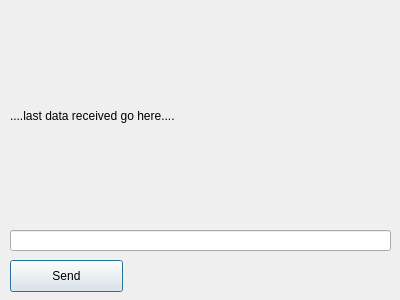
<?xml version="1.0" encoding="UTF-8"?>
<ui version="4.0">
 <class>MqttClient</class>
 <widget class="QDialog" name="MqttClient">
  <property name="geometry">
   <rect>
    <x>0</x>
    <y>0</y>
    <width>400</width>
    <height>300</height>
   </rect>
  </property>
  <property name="windowTitle">
   <string>Dialog</string>
  </property>
  <widget class="QPushButton" name="btnSendMessage">
   <property name="geometry">
    <rect>
     <x>10</x>
     <y>260</y>
     <width>113</width>
     <height>32</height>
    </rect>
   </property>
   <property name="text">
    <string>Send</string>
   </property>
  </widget>
  <widget class="QLineEdit" name="edToSend">
   <property name="geometry">
    <rect>
     <x>10</x>
     <y>230</y>
     <width>381</width>
     <height>21</height>
    </rect>
   </property>
  </widget>
  <widget class="QLabel" name="lbReceived">
   <property name="geometry">
    <rect>
     <x>10</x>
     <y>10</y>
     <width>381</width>
     <height>211</height>
    </rect>
   </property>
   <property name="text">
    <string>....last data received go here....</string>
   </property>
  </widget>
 </widget>
 <resources/>
 <connections>
  <connection>
   <sender>edToSend</sender>
   <signal>returnPressed()</signal>
   <receiver>btnSendMessage</receiver>
   <slot>click()</slot>
   <hints>
    <hint type="sourcelabel">
     <x>200</x>
     <y>240</y>
    </hint>
    <hint type="destinationlabel">
     <x>66</x>
     <y>275</y>
    </hint>
   </hints>
  </connection>
 </connections>
</ui>
